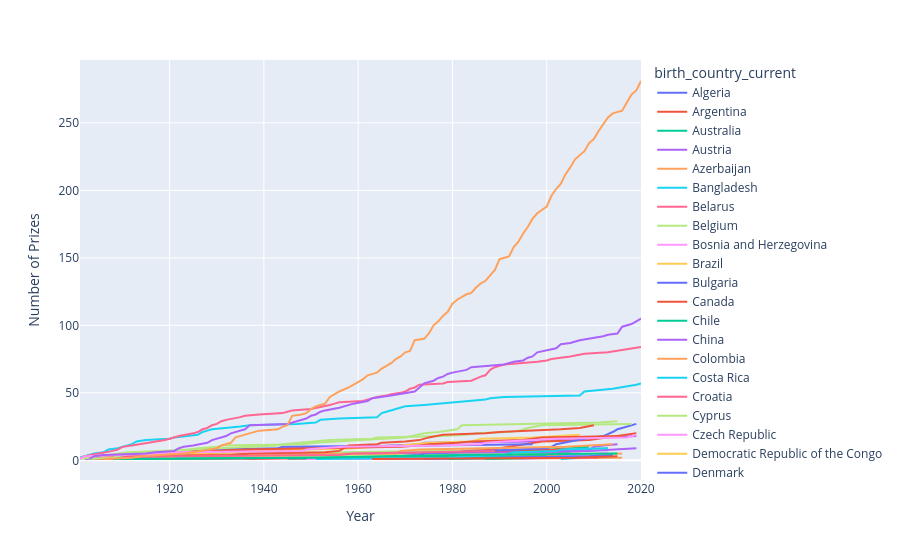

Notebook cell for this chart:
### Code cell
l_chart = px.line(cumulative_prizes,x='year', y='prize', color='birth_country_current', hover_name='birth_country_current')
 
l_chart.update_layout(xaxis_title='Year', yaxis_title='Number of Prizes')
 
l_chart.show()
